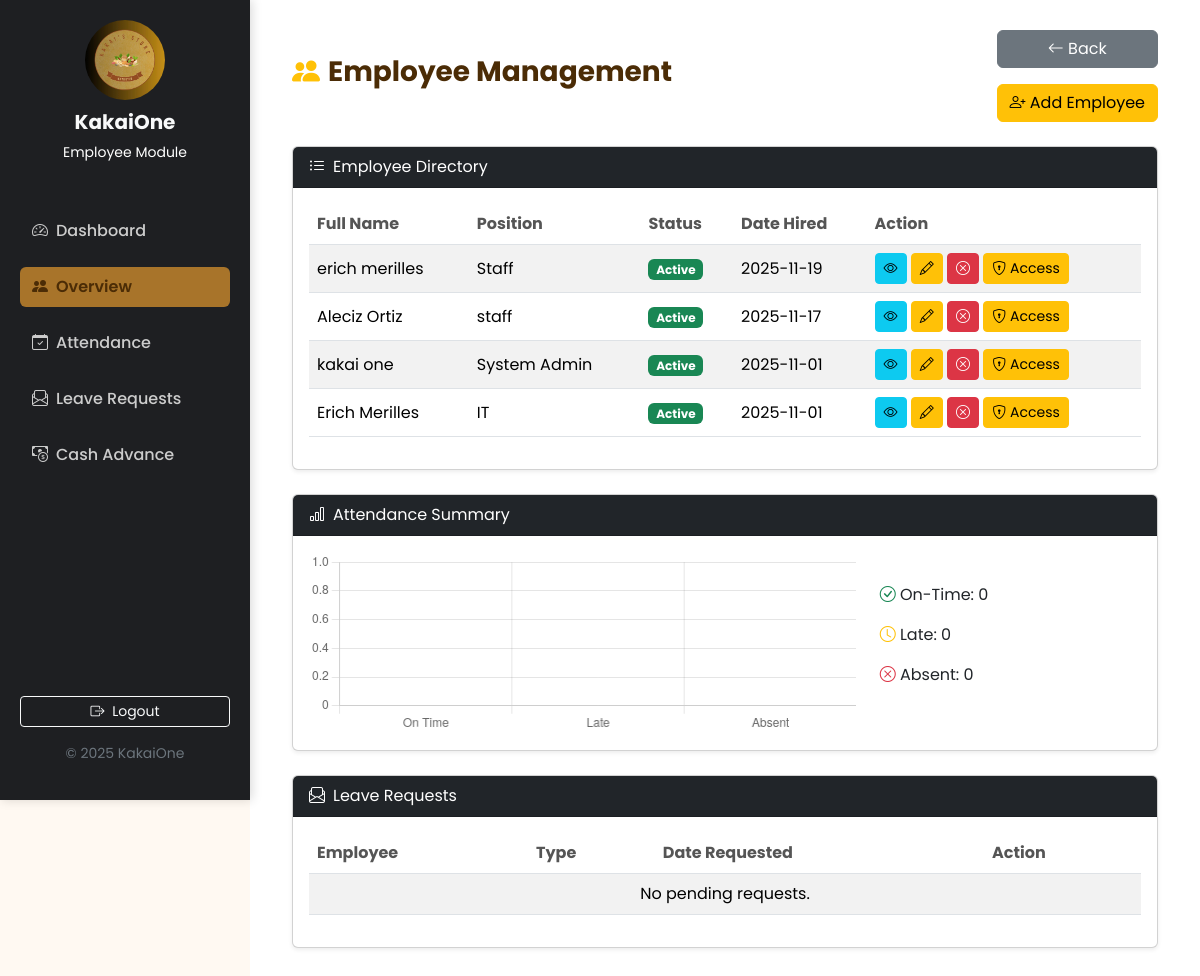
Page /frontend/employee/employee_module.php (signed in) on the committed database.
### tables this page shows
CREATE TABLE `employees` (
  `employee_id` int(11) NOT NULL,
  `employee_code` varchar(50) DEFAULT NULL,
  `first_name` varchar(100) DEFAULT NULL,
  `last_name` varchar(100) DEFAULT NULL,
  `email` varchar(150) DEFAULT NULL,
  `password` varchar(255) DEFAULT NULL,
  `position` varchar(100) DEFAULT NULL,
  `role` enum('Admin','Employee') DEFAULT 'Employee',
  `status` enum('Active','Inactive') DEFAULT 'Active',
  `date_hired` date DEFAULT NULL,
  `created_at` timestamp NOT NULL DEFAULT current_timestamp()
);

### frontend/employee/employee_module.php (the view, shortened to what this page needs)
<?php
require_once __DIR__ . '/../../config/db.php';
$employeeQuery = $conn->query("
  SELECT e.employee_id, e.first_name, e.last_name, e.position, e.status, e.date_hired
  FROM employees e
  ORDER BY e.date_hired DESC
");
$employees = $employeeQuery ? $employeeQuery->fetch_all(MYSQLI_ASSOC) : [];
$attendanceStats = ['on_time' => 0, 'late' => 0, 'absent' => 0];
$aQuery = $conn->query("SELECT status, COUNT(*) AS total FROM attendance GROUP BY status");
if ($aQuery) {
  while ($row = $aQuery->fetch_assoc()) {
    $attendanceStats[strtolower(str_replace(' ', '_', $row['status']))] = $row['total'];
  }
}
$reqQuery = $conn->query("
  SELECT lr.leave_id, u.username, lr.leave_type, lr.start_date, lr.end_date, lr.status
  FROM leave_requests lr
  JOIN users u ON lr.employee_id = u.employee_id
  WHERE lr.status = 'Pending'
");
$leaveRequests = $reqQuery ? $reqQuery->fetch_all(MYSQLI_ASSOC) : [];
?>
<!DOCTYPE html>
<html lang="en">
<head>
  <?php include '../includes/links.php'; ?>
  <?php include 'e_sidebar.php'; ?>
</head>
<body>
    <div id="dashboardContainer">
    <main id="main-content">
      <div class="container">
        <div class="d-flex justify-content-between align-items-center mb-4">
            <h3 class="fw-bold">
              <i class="bi bi-people-fill me-2 text-warning"></i>Employee Management
            </h3>
            <div class="d-flex flex-column gap-3" style="max-width: 250px;">
              <a href="../dashboard/admin_dashboard.php" class="btn btn-secondary">
                <i class="bi bi-arrow-left"></i> Back
              </a>
              <a href="employee_form.php" class="btn btn-warning">
                <i class="bi bi-person-plus"></i> Add Employee
              </a>
            </div>
        </div>
        <div class="card mb-4 shadow-sm">
          <div class="card-header bg-dark text-white">
            <i class="bi bi-list-ul me-2"></i>Employee Directory
          </div>
          <div class="card-body">
            <div class="table-responsive">
              <table class="table table-striped align-middle">
                <thead>
                  <tr>
                    <th>Full Name</th>
                    <th>Position</th>
                    <th>Status</th>
                    <th>Date Hired</th>
                    <th>Action</th>
                  </tr>
                </thead>
                <tbody>
                  <?php if (!empty($employees)): ?>
                    <?php foreach ($employees as $emp): ?>
                      <tr>
                        <td><?= htmlspecialchars($emp['first_name'].' '.$emp['last_name']); ?></td>
                        <td><?= htmlspecialchars($emp['position']); ?></td>
                        <td>
                          <span class="badge bg-<?= $emp['status'] === 'Active' ? 'success' : 'secondary'; ?>">
                            <?= htmlspecialchars($emp['status']); ?>
                          </span>
                        </td>
                        <td><?= date('Y-m-d', strtotime($emp['date_hired'])); ?></td>
                        <td>
                          <a href="view_employee.php?id=<?= $emp['employee_id']; ?>" class="btn btn-sm btn-info">
                            <i class="bi bi-eye"></i>
                          </a>
                          <a href="employee_form.php?id=<?= $emp['employee_id']; ?>" class="btn btn-sm btn-warning">
                            <i class="bi bi-pencil"></i>
                          </a>
                          <button class="btn btn-sm btn-danger" onclick="confirmDeactivate(<?= $emp['employee_id']; ?>)">
                          <i class="bi bi-x-circle"></i>
                          </button>
                          <a href="access_control.php?id=<?= $emp['employee_id']; ?>" class="btn btn-sm btn-warning">
                              <i class="bi bi-shield-lock"></i> Access
                          </a>
                        </td>
                      </tr>
                    <?php endforeach; ?>
                  <?php else: ?>
                      <tr><td colspan="6" class="text-center">No employees found.</td></tr>
                  <?php endif; ?>
                </tbody>
              </table>
            </div>
          </div>
        </div>
        <div class="card mb-4 shadow-sm">
          <div class="card-header bg-dark text-white">
            <i class="bi bi-bar-chart me-2"></i>Attendance Summary
          </div>
          <div class="card-body">
            <div class="row align-items-center">
              <div class="col-md-8">
                <canvas id="attendanceChart" height="100"></canvas>
              </div>
              <div class="col-md-4">
                <p><i class="bi bi-check-circle text-success"></i> On-Time: <?= $attendanceStats['on_time']; ?></p>
                <p><i class="bi bi-clock text-warning"></i> Late: <?= $attendanceStats['late']; ?></p>
                <p><i class="bi bi-x-circle text-danger"></i> Absent: <?= $attendanceStats['absent']; ?></p>
              </div>
            </div>
          </div>
        </div>
        <div class="card mb-4 shadow-sm">
          <div class="card-header bg-dark text-white">
            <i class="bi bi-envelope-paper me-2"></i>Leave Requests
          </div>
          <div class="card-body">
            <table class="table table-striped align-middle">
              <thead>
                <tr>
                  <th>Employee</th>
                  <th>Type</th>
                  <th>Date Requested</th>
                  <th>Action</th>
                </tr>
              </thead>
              <tbody>
                <?php if (!empty($leaveRequests)): ?>
                  <?php foreach ($leaveRequests as $req): ?>
                    <tr>
                      <td><?= htmlspecialchars($req['username']); ?></td>
                      <td><?= htmlspecialchars($req['leave_type']); ?></td>
                      <td><?= htmlspecialchars($req['start_date']." to ".$req['end_date']); ?></td>
                      <td>
                        <a href="../../backend/employees/approve_request.php?id=<?= $req['leave_id']; ?>" class="btn btn-sm btn-success"><i class="bi bi-check-circle"></i></a>
                        <a href="../../backend/employees/decline_request.php?id=<?= $req['leave_id']; ?>" class="btn btn-sm btn-danger"><i class="bi bi-x-circle"></i></a>
                      </td>
                    </tr>
                  <?php endforeach; ?>
                <?php else: ?>
                  <tr><td colspan="4" class="text-center">No pending requests.</td></tr>
                <?php endif; ?>
              </tbody>
            </table>
          </div>
        </div>
      </div>
    </main>
</div>
<script>
const ctx = document.getElementById('attendanceChart').getContext('2d');
new Chart(ctx, {
  type: 'bar',
  data: {
    labels: ['On Time', 'Late', 'Absent'],
    datasets: [{
      data: [<?= $attendanceStats['on_time']; ?>, <?= $attendanceStats['late']; ?>, <?= $attendanceStats['absent']; ?>],
      backgroundColor: ['#198754', '#ffc107', '#dc3545']
    }]
  },
  options: { plugins:{legend:{display:false}}, scales:{y:{beginAtZero:true}} }
});
function confirmDeactivate(empId) {
  Swal.fire({
    title: 'Deactivate Employee?',
    text: "This will disable the employee's account but keep their record in the system.",
    icon: 'warning',
    showCancelButton: true,
    confirmButtonColor: '#d33',
    cancelButtonColor: '#6c757d',
    confirmButtonText: 'Yes, deactivate',
    cancelButtonText: 'Cancel'
  }).then((result) => {
    if (result.isConfirmed) {
      window.location.href = `employee_form.php?id=${empId}&action=deactivate`;
    }
  });
}
</script>
</body>
</html>

### frontend/includes/links.php (shortened to what this page needs)
<link href="https://cdn.jsdelivr.net/npm/bootstrap@5.3.3/dist/css/bootstrap.min.css" rel="stylesheet">
<link href="https://cdn.jsdelivr.net/npm/bootstrap-icons@1.11.3/font/bootstrap-icons.css" rel="stylesheet">
<link rel="stylesheet" href="https://cdnjs.cloudflare.com/ajax/libs/animate.css/4.1.1/animate.min.css" />
<link rel="stylesheet" href="https://cdn.jsdelivr.net/npm/aos@2.3.4/dist/aos.css" />
<link href='https://cdn.jsdelivr.net/npm/fullcalendar@5.11.3/main.min.css' rel='stylesheet' />
<link rel="stylesheet" href="/kakai1/frontend/assets/css/style.css">

### frontend/employee/e_sidebar.php
<div id="sidebar" class="d-flex flex-column">
    <div class="text-center mb-4">
        <img src="../assets/images/logo.jpg" alt="KakaiOne Logo" width="80" height="80" style="border-radius: 50%; margin-bottom:10px;">
        <h5 class="fw-bold text-light">KakaiOne</h5>
        <p class="small">Employee Module</p>
    </div>
        <a href="../dashboard/admin_dashboard.php" class="nav-link"><i class="bi bi-speedometer2 me-2"></i>Dashboard</a>
        <a href="employee_module.php" class="nav-link active"><i class="bi bi-people-fill me-2"></i>Overview</a>
        <a href="../attendance/attendance_page.php" class="nav-link"><i class="bi bi-calendar-check me-2"></i>Attendance</a>
        <a href="../requests/leave_requests.php" class="nav-link"><i class="bi bi-envelope-paper me-2"></i>Leave Requests</a>
        <a href="../requests/cash_advance.php" class="nav-link"><i class="bi bi-cash-coin me-2"></i>Cash Advance</a>
        <div class="mt-auto">
            <form action="../../backend/auth/logout.php" method="POST">
                <button class="btn btn-outline-light w-100 btn-sm mt-3">
                    <i class="bi bi-box-arrow-right me-1"></i> Logout
                </button>
            </form>
            <p class="text-center text-secondary small mt-3">© 2025 KakaiOne</p>
        </div>
</div>

### frontend/assets/css/style.css (style rules this page uses)
body { font-family: 'Poppins', sans-serif; background-color: #fff9f2; margin: 0; padding: 0; }
#dashboardContainer { min-height: 100vh; display: flex; background-color: #fff9f2; }
#sidebar { width: 250px; min-height: 100vh; background: linear-gradient(180deg, #4b2c06, #a8742a); color: #fff; position: fixed; top: 0; left: 0; display: flex; flex-direction: column; padding-top: 1rem; box-shadow: 2px 0 10px rgba(0, 0, 0, 0.15); }
#sidebar .nav-link { color: #f8e7c0; font-weight: 500; border-radius: 8px; margin: 5px 10px; padding: 10px 15px; display: flex; align-items: center; transition: all 0.3s ease; }
#sidebar .nav-link.active { background: linear-gradient(45deg, #d2a156, #f2d479); color: #4b2c06 !important; font-weight: 600; }
#main-content { margin-left: 250px; background-color: #fffaf3; min-height: 100vh; padding: 2rem; transition: all 0.3s ease; }
#main-content h3 { color: #4b2c06; }
body { background: #f8f9fa; }
#dashboardContainer { display: flex; min-height: 100vh; }
#sidebar { width: 250px; background: #1e1f22; color: #fff; display: flex; flex-direction: column; padding: 20px; }
#sidebar .nav-link { color: #ccc; margin: 8px 0; display: block; padding: 8px 12px; border-radius: 6px; text-decoration: none; }
#sidebar .nav-link.active, #sidebar .nav-link:hover { background: #a8742a; color: #fff; }
#main-content { flex: 1; padding: 30px; background: #fff; }
.table th { color: #555; }

### rows in the picture
employees: first_name+last_name "erich merilles", position "Staff", status "Active", date_hired "2025-11-19"
employees: first_name+last_name "Aleciz Ortiz", position "staff", status "Active", date_hired "2025-11-17"
employees: first_name+last_name "kakai one", position "System Admin", status "Active", date_hired "2025-11-01"
employees: first_name+last_name "Erich Merilles", position "IT", status "Active", date_hired "2025-11-01"

### other values in the picture
$attendanceStats['on_time'] "0"
$attendanceStats['late'] "0"
$attendanceStats['absent'] "0"
